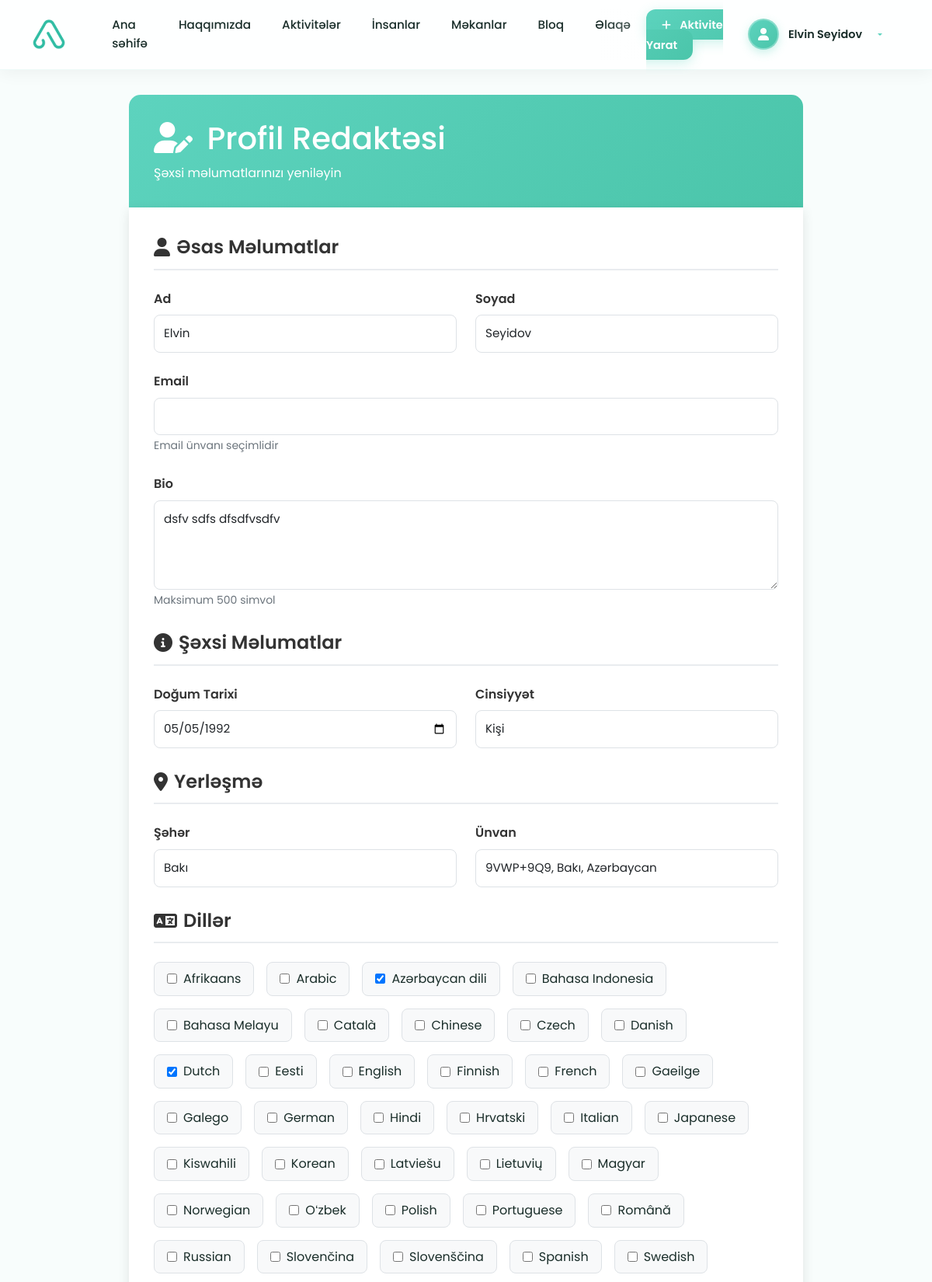
The app's page /accounts/profile/edit/ (signed in, upper part) with its own data.
### accounts/models.py (models this page shows, shortened)
class User(AbstractUser):
    phone_regex = RegexValidator(
        regex=r'^\+?1?\d{9,15}$',
        message="Phone number must be entered in the format: '+999999999'. Up to 15 digits allowed."
    )
    GENDER_CHOICES = [
        ('male', 'Kişi'),
        ('female', 'Qadın'),
        ('other', 'Digər'),
        ('prefer_not_to_say', 'Deməyi üstün tutmuram'),
    ]
    phone = models.CharField(validators=[phone_regex], max_length=17, unique=True)
    is_phone_verified = models.BooleanField(default=False)
    otp_code = models.CharField(max_length=6, blank=True, null=True)
    otp_created_at = models.DateTimeField(blank=True, null=True)
    birthday = models.DateField(blank=True, null=True)
    gender = models.CharField(max_length=20, choices=GENDER_CHOICES, blank=True, null=True)
    bio = models.TextField(max_length=500, blank=True, null=True)
    languages = models.ManyToManyField(Language, blank=True)
    city = models.CharField(max_length=100, blank=True, null=True)
    latitude = models.DecimalField(max_digits=9, decimal_places=6, blank=True, null=True)
    longitude = models.DecimalField(max_digits=9, decimal_places=6, blank=True, null=True)
    address = models.TextField(blank=True, null=True)
    interests = models.ManyToManyField(Interest, blank=True)
    registration_step = models.IntegerField(default=0)  # 0: phone, 1: otp, 2: name, 3: languages, 4: birthday, 5: images, 6: bio, 7: interests, 8: location, 9: complete
    is_registration_complete = models.BooleanField(default=False)
    created_at = models.DateTimeField(auto_now_add=True)
    updated_at = models.DateTimeField(auto_now=True)
    username = None
    USERNAME_FIELD = 'phone'
    REQUIRED_FIELDS = ['first_name', 'last_name']
    objects = UserManager()
    def get_full_name(self):
        if self.first_name and self.last_name:
            return f"{self.first_name} {self.last_name}"
        return self.phone

class Language(models.Model):
    name = models.CharField(max_length=50, unique=True)
    code = models.CharField(max_length=5, unique=True)  # e.g., 'en', 'es', 'fr'
    class Meta:
        ordering = ['name']

### accounts/views.py (the view, shortened to what this page needs)
# urls.py: path('profile/edit/', views.edit_profile, name='edit_profile'),
@login_required
def edit_profile(request):
    from .models import Language, Interest, UserImage
    from django.contrib import messages
    languages = Language.objects.all().order_by('name')
    interests = Interest.objects.all().order_by('name')
    user_images = UserImage.objects.filter(user=request.user).order_by('order', 'uploaded_at')
    context = {
        'languages': languages,
        'interests': interests,
        'user_images': user_images,
    }
    return render(request, 'accounts/edit_profile.html', context)

### templates/accounts/edit_profile.html (shortened to what this page needs)
{% extends 'base.html' %}
{% load static %}
{% block content %}
<div class="edit-profile-container">
    <div class="edit-profile-header">
        <h1 class="mb-0">
            <i class="fas fa-user-edit me-2"></i>
            Profil Redaktəsi
        </h1>
        <p class="mb-0 mt-2 opacity-90">Şəxsi məlumatlarınızı yeniləyin</p>
    </div>
    <form method="post" enctype="multipart/form-data" class="edit-profile-section">
        <div class="section-title">
            <i class="fas fa-user"></i>
            Əsas Məlumatlar
        </div>
        <div class="row">
            <div class="col-md-6">
                <div class="form-group">
                    <label class="form-label" for="first_name">Ad</label>
                    <input type="text" class="form-control" id="first_name" name="first_name"
                           value="{{ user.first_name }}" required>
                </div>
            </div>
            <div class="col-md-6">
                <div class="form-group">
                    <label class="form-label" for="last_name">Soyad</label>
                    <input type="text" class="form-control" id="last_name" name="last_name"
                           value="{{ user.last_name }}" required>
                </div>
            </div>
        </div>
        <div class="form-group">
            <label class="form-label" for="email">Email</label>
            <input type="email" class="form-control" id="email" name="email"
                   value="{{ user.email|default:'' }}">
            <small class="form-text">Email ünvanı seçimlidir</small>
        </div>
        <div class="form-group">
            <label class="form-label" for="bio">Bio</label>
            <textarea class="form-control" id="bio" name="bio" rows="4"
                      maxlength="500" placeholder="Özünüz haqqında qısa məlumat yazın...">{{ user.bio|default:'' }}</textarea>
            <small class="form-text">Maksimum 500 simvol</small>
        </div>
        <div class="section-title">
            <i class="fas fa-info-circle"></i>
            Şəxsi Məlumatlar
        </div>
        <div class="row">
            <div class="col-md-6">
                <div class="form-group">
                    <label class="form-label" for="birthday">Doğum Tarixi</label>
                    <input type="date" class="form-control" id="birthday" name="birthday"
                           value="{{ user.birthday|date:'Y-m-d'|default:'' }}">
                </div>
            </div>
            <div class="col-md-6">
                <div class="form-group">
                    <label class="form-label" for="gender">Cinsiyyət</label>
                    <select class="form-select" id="gender" name="gender">
                        <option value="male" {% if user.gender == 'male' %}selected{% endif %}>Kişi</option>
                    </select>
                </div>
            </div>
        </div>
        <div class="section-title">
            <i class="fas fa-map-marker-alt"></i>
            Yerləşmə
        </div>
        <div class="row">
            <div class="col-md-6">
                <div class="form-group">
                    <label class="form-label" for="city">Şəhər</label>
                    <input type="text" class="form-control" id="city" name="city"
                           value="{{ user.city|default:'' }}" placeholder="Məsələn: Bakı">
                </div>
            </div>
            <div class="col-md-6">
                <div class="form-group">
                    <label class="form-label" for="address">Ünvan</label>
                    <input type="text" class="form-control" id="address" name="address"
                           value="{{ user.address|default:'' }}" placeholder="Ünvan">
                </div>
            </div>
        </div>
        <div class="section-title">
            <i class="fas fa-language"></i>
            Dillər
        </div>
        <div class="form-group">
            <div class="checkbox-group">
                {% for language in languages %}
                    <label class="checkbox-item">
                        <input type="checkbox" name="languages" value="{{ language.id }}"
                               {% if language in user.languages.all %}checked{% endif %}>
                        {{ language.name }}
                    </label>
                {% endfor %}
            </div>
        </div>
    </form>
</div>
{% endblock %}

### templates/base.html (shortened to what this page needs)
<!DOCTYPE html>
<html lang="en">
<head>
    <link href="https://cdn.jsdelivr.net/npm/bootstrap@5.3.0/dist/css/bootstrap.min.css" rel="stylesheet">
    <link rel="stylesheet" href="https://cdnjs.cloudflare.com/ajax/libs/font-awesome/6.0.0/css/all.min.css">
    {% load static %}
    <link rel="stylesheet" href="{% static 'css/style.css' %}">
</head>
<body>
    <nav class="navbar navbar-expand-lg navbar-light" id="mainNavbar">
        <div class="container">
            <a class="navbar-brand d-flex align-items-center" href="{% url 'home' %}">
                <img src="{% static 'logo.png' %}" alt="Acteezer" class="navbar-logo">
            </a>
            <div class="collapse navbar-collapse" id="navbarNav">
                <ul class="navbar-nav me-auto ms-lg-4">
                    <li class="nav-item">
                        <a class="nav-link {% if request.resolver_match.url_name == 'home' %}active{% endif %}" href="{% url 'home' %}">Ana səhifə</a>
                    </li>
                    <li class="nav-item">
                        <a class="nav-link {% if request.resolver_match.url_name == 'about' %}active{% endif %}" href="{% url 'about' %}">Haqqımızda</a>
                    </li>
                    <li class="nav-item">
                        <a class="nav-link {% if 'activities' in request.resolver_match.namespace %}active{% endif %}" href="{% url 'activities:activities_list' %}">Aktivitələr</a>
                    </li>
                    <li class="nav-item">
                        <a class="nav-link {% if 'people_list' in request.resolver_match.url_name %}active{% endif %}" href="{% url 'accounts:people_list' %}">İnsanlar</a>
                    </li>
                    <li class="nav-item">
                        <a class="nav-link {% if 'places' in request.resolver_match.namespace %}active{% endif %}" href="{% url 'places:places_list' %}">Məkanlar</a>
                    </li>
                    <li class="nav-item">
                        <a class="nav-link {% if request.resolver_match.url_name == 'blog' %}active{% endif %}" href="{% url 'blog' %}">Bloq</a>
                    </li>
                    <li class="nav-item">
                        <a class="nav-link {% if request.resolver_match.url_name == 'contact' %}active{% endif %}" href="{% url 'contact' %}">Əlaqə</a>
                    </li>
                </ul>
                <ul class="navbar-nav align-items-center gap-2">
                    {% if user.is_authenticated %}
                        <li class="nav-item d-none d-lg-block">
                            <a href="{% url 'activities:create_activity' %}" class="create-activity-btn">
                                <i class="fas fa-plus"></i>
                                Aktivite Yarat
                            </a>
                        </li>
                        <li class="nav-item dropdown">
                            <a class="nav-link dropdown-toggle user-dropdown-toggle" href="#" id="navbarDropdown" role="button" data-bs-toggle="dropdown" aria-expanded="false">
                                <div class="user-avatar">
                                    {% if user.profile_image %}
                                        <img src="{{ user.profile_image.url }}" alt="{{ user.get_full_name }}" class="user-avatar-img">
                                    {% else %}
                                        <i class="fas fa-user"></i>
                                    {% endif %}
                                </div>
                                <span class="user-name d-none d-xl-inline">{{ user.get_full_name|default:user.phone }}</span>
                            </a>
                        </li>
                    {% else %}
                        <li class="nav-item">
                            <a class="btn btn-primary" href="{% url 'accounts:login' %}">
                                <i class="fas fa-user-plus me-2"></i>Qoşulun
                            </a>
                        </li>
                    {% endif %}
                </ul>
            </div>
        </div>
    </nav>
    <main>
        {% block content %}
        {% endblock %}
    </main>
    {% load static %}
</body>
</html>

### static/css/style.css (style rules this page uses)
:root { --primary-color: #5DD3BE; --primary-dark: #4BC5AA; --primary-light: #7CDDC9; --secondary-color: #4DB8E8; --accent-color: #FFB84D; --success-color: #5DD3BE; --warning-color: #FFB84D; --danger-color: #FF6B6B; --light-bg: #f8fdfc; --white: #ffffff; --dark-text: #1a2e2a; --gray-text: #64748b; --light-gray: #f0faf8; --border-color: #e0f2ef; --gradient-bg: linear-gradient(135deg, #5DD3BE 0%, #4BC5AA 100%); --gradient-warm: linear-gradient(135deg, #FFB84D 0%, #FF6B6B 100%); --gradient-hero: linear-gradient(135deg, rgba(93, 211, 190, 0.9) 0%, rgba(75, 197, 170, 0.9) 100%); --gradient-soft: linear-gradient(135deg, rgba(93, 211, 190, 0.1) 0%, rgba(75, 197, 170, 0.1) 100%); --shadow-sm: 0 1px 2px 0 rgb(0 0 0 / 0.05); --shadow-md: 0 4px 6px -1px rgb(0 0 0 / 0.1), 0 2px 4px -2px rgb(0 0 0 / 0.1); --shadow-lg: 0 10px 15px -3px rgb(0 0 0 / 0.1), 0 4px 6px -4px rgb(0 0 0 / 0.1); --shadow-xl: 0 20px 25px -5px rgb(0 0 0 / 0.1), 0 8px 10px -6px rgb(0 0 0 / 0.1); --shadow-primary: 0 4px 6px -1px rgba(93, 211, 190, 0.2), 0 2px 4px -2px rgba(93, 211, 190, 0.1); --border-radius: 12px; --border-radius-lg: 16px; --border-radius-xl: 20px; }
body { font-family: 'Poppins', sans-serif; line-height: 1.6; color: var(--dark-text); background-color: var(--light-bg); }
.navbar { backdrop-filter: blur(20px); background-color: rgba(255, 255, 255, 0.95) !important; border-bottom: 1px solid var(--border-color); padding: 1rem 0; box-shadow: var(--shadow-sm); }
.navbar-brand { font-size: 1.75rem; font-weight: 700; color: var(--primary-color) !important; }
.navbar-nav .nav-link { font-weight: 500; color: var(--dark-text) !important; margin: 0 0.5rem; transition: all 0.3s ease; }
.form-control, .form-select { border-radius: 12px; border: 2px solid #e2e8f0; padding: 0.75rem 1rem; font-size: 0.95rem; transition: all 0.3s ease; background: white; }
.form-label { font-weight: 500; color: var(--dark-text); margin-bottom: 0.75rem; }
.navbar-logo { height: 32px; width: auto; }
.nav-link { font-weight: 500; color: var(--dark-text) !important; padding: 0.5rem 1rem !important; transition: color 0.3s ease; }
.navbar-nav .dropdown-toggle::after { margin-left: 0.5rem; font-size: 0.8rem; }

### templates/accounts/edit_profile.html (style rules this page uses)
.edit-profile-container { max-width: 900px; margin: 2rem auto; padding: 0 1rem; }
.edit-profile-header { background: linear-gradient(135deg, #5DD3BE 0%, #4BC5AA 100%); color: white; padding: 2rem; border-radius: 15px 15px 0 0; margin-bottom: 0; }
.edit-profile-section { background: white; border-radius: 0 0 15px 15px; padding: 2rem; box-shadow: 0 4px 15px rgba(0, 0, 0, 0.1); margin-bottom: 2rem; }
.section-title { font-size: 1.5rem; font-weight: 600; color: #333; margin-bottom: 1.5rem; padding-bottom: 0.5rem; border-bottom: 2px solid #e9ecef; display: flex; align-items: center; gap: 0.5rem; }
.form-group { margin-bottom: 1.5rem; }
.form-label { font-weight: 600; color: #333; margin-bottom: 0.5rem; display: block; }
.form-control, .form-select { border-radius: 8px; border: 1px solid #dee2e6; padding: 0.75rem; transition: all 0.3s ease; }
.checkbox-group, .radio-group { display: flex; flex-wrap: wrap; gap: 1rem; margin-top: 0.5rem; }
.checkbox-item, .radio-item { display: flex; align-items: center; padding: 0.5rem 1rem; background: #f8f9fa; border-radius: 8px; border: 1px solid #dee2e6; transition: all 0.3s ease; }
.checkbox-item input[type="checkbox"], .radio-item input[type="radio"] { margin-right: 0.5rem; }
.form-text { font-size: 0.875rem; color: #6c757d; margin-top: 0.25rem; }

### records on screen
User: get_full_name "Elvin Seyidov", first_name "Elvin", last_name "Seyidov", bio "dsfv sdfs dfsdfvsdfv", birthday "05/05/1992", gender "Kişi", city "Bakı", address "9VWP+9Q9, Bakı, Azərbaycan"
Language: name "Afrikaans"
Language: name "Arabic"
Language: languages "☑", name "Azərbaycan dili"
Language: name "Bahasa Indonesia"
Language: name "Bahasa Melayu"
Language: name "Català"
Language: name "Chinese"
Language: name "Czech"
Language: name "Danish"
Language: languages "☑", name "Dutch"
Language: name "Eesti"
Language: name "English"
Language: name "Finnish"
Language: name "French"
Language: name "Gaeilge"
Language: name "Galego"
Language: name "German"
Language: name "Hindi"
Language: name "Hrvatski"
Language: name "Italian"
Language: name "Japanese"
Language: name "Kiswahili"
Language: name "Korean"
Language: name "Latviešu"
Language: name "Lietuvių"
Language: name "Magyar"
Language: name "Norwegian"
Language: name "Oʻzbek"
Language: name "Polish"
Language: name "Portuguese"
Language: name "Română"
Language: name "Russian"
Language: name "Slovenčina"
Language: name "Slovenščina"
Language: name "Spanish"
Language: name "Swedish"
